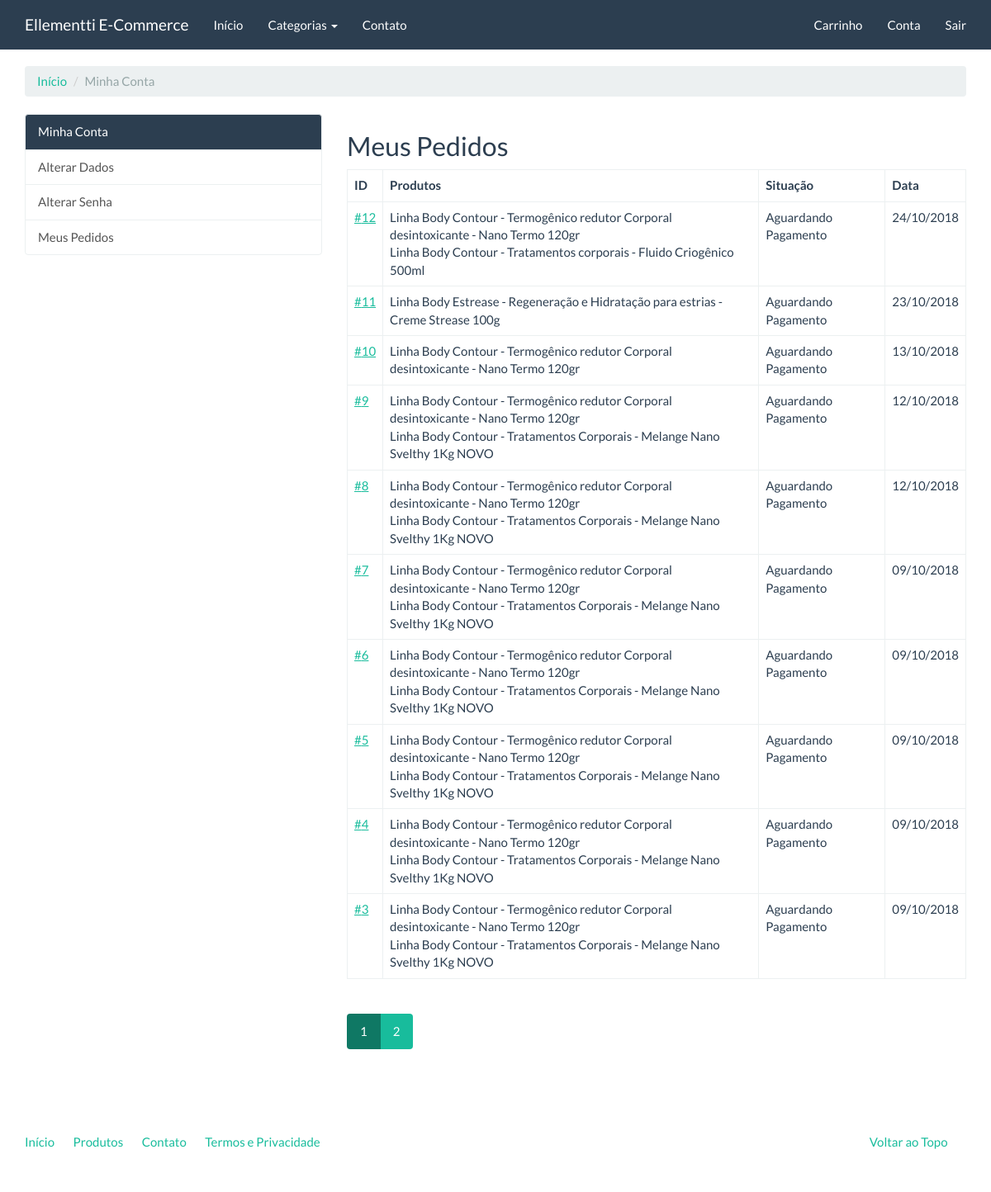
The app's page /compras/meus-pedidos/ (signed in), older data.
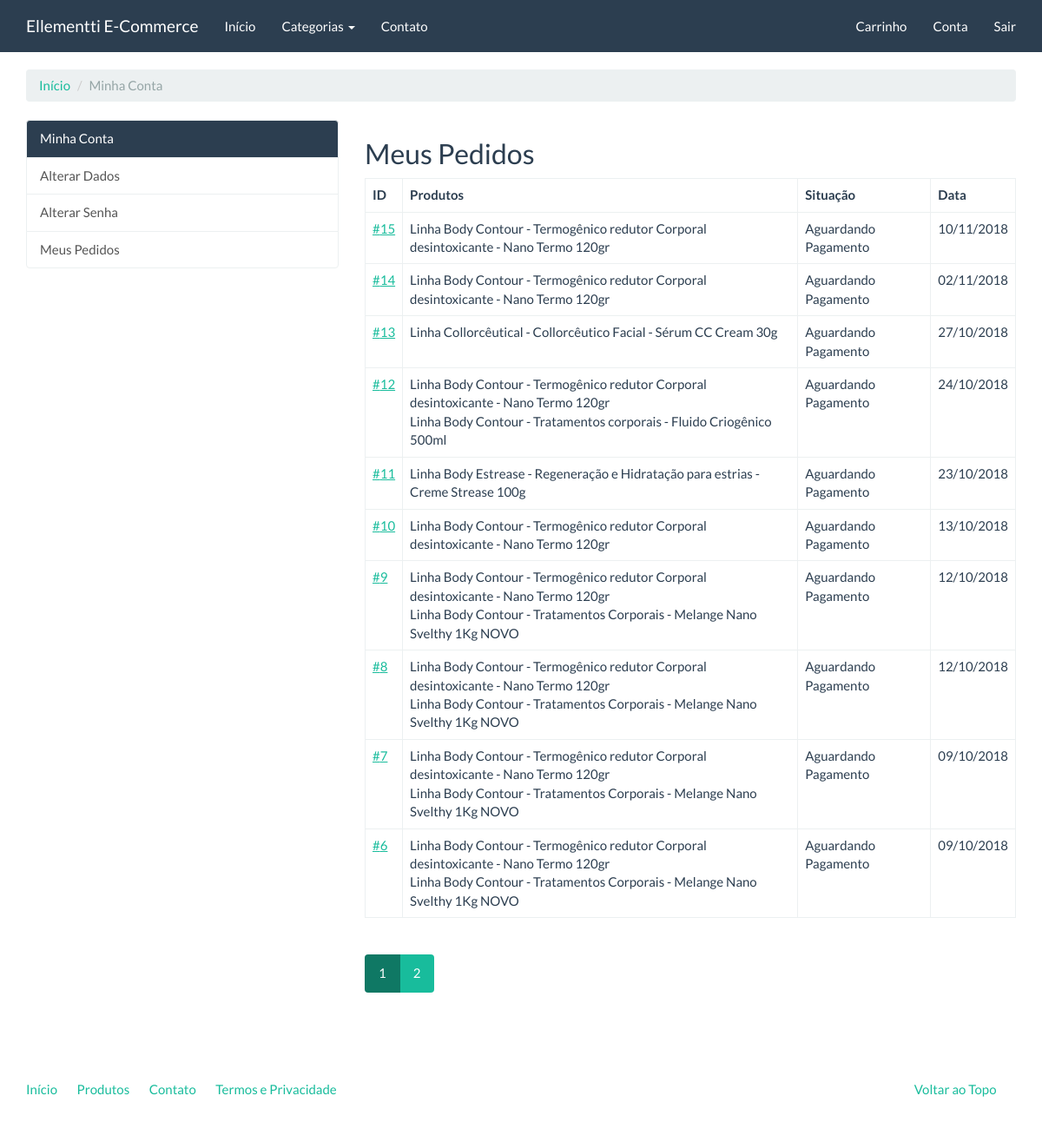
The same page, newer data.
### checkout/models.py (models this page shows, shortened)
class Order(models.Model):
    STATUS_CHOICES = (
        (0, 'Aguardando Pagamento'),
        (1, 'Concluída'),
        (2, 'Cancelada'),
    )
    PAYMENT_OPTION_CHOICES = (
        ('deposit', 'Depósito'),
        ('pagseguro', 'PagSeguro'),
        ('paypal', 'Paypal'),
    )
    user = models.ForeignKey(settings.AUTH_USER_MODEL, verbose_name='Usuário')
    status = models.IntegerField(
        'Situação', choices=STATUS_CHOICES, default=0, blank=True
    )
    payment_option = models.CharField(
        'Opção de Pagamento', choices=PAYMENT_OPTION_CHOICES, max_length=20,
        default='deposit'
    )
    created = models.DateTimeField('Criado em', auto_now_add=True)
    modified = models.DateTimeField('Modificado em', auto_now=True)
    objects = OrderManager()
    class Meta:
        verbose_name = 'Pedido'
        verbose_name_plural = 'Pedidos'
    def products(self):
        products_ids = self.items.values_list('product')
        return Product.objects.filter(pk__in=products_ids)
    def pagseguro(self):
        self.payment_option = 'pagseguro'
        self.save()
        pg = PagSeguro(
            email=settings.PAGSEGURO_EMAIL, token=settings.PAGSEGURO_TOKEN,
            config={'sandbox': settings.PAGSEGURO_SANDBOX}
        )
        pg.sender = {
            'email': self.user.email
        }
        pg.reference_prefix = ''
        pg.shipping = None
        pg.reference = self.pk
        for item in self.items.all():
            pg.items.append(
                {
                    'id': item.product.pk,
                    'description': item.product.name,
                    'quantity': item.quantity,
                    'amount': '%.2f' % item.price
                }
            )
        return pg
    def paypal(self):
        self.payment_option = 'paypal'
        self.save()
        paypal_dict = {
            'upload': '1',
            'business': settings.PAYPAL_EMAIL,
            'invoice': self.pk,
            'cmd': '_cart',
            'currency_code': 'BRL',
            'charset': 'utf-8',
        }
        index = 1
        for item in self.items.all():
            paypal_dict['amount_{}'.format(index)] = '%.2f' % item.price
            paypal_dict['item_name_{}'.format(index)] = item.product.name
            paypal_dict['quantity_{}'.format(index)] = item.quantity
            index = index + 1
        return paypal_dict

### catalog/models.py (models this page shows, shortened)
class Product(models.Model):
    name = models.CharField('Nome', max_length=100)
    slug = models.SlugField('Identificador', max_length=100)
    category = models.ForeignKey('catalog.Category', verbose_name='Categoria', on_delete=models.CASCADE)
    description = models.TextField('Descrição', blank=True)
    price = models.DecimalField('Preço', decimal_places=2, max_digits=8)
    created = models.DateTimeField('Criado em', auto_now_add=True)
    modified = models.DateTimeField('Modificado em', auto_now=True)
    class Meta:
        verbose_name = 'Produto'
        verbose_name_plural = 'Produtos'
        ordering = ['name']

### checkout/views.py (the view)
class OrderListView(LoginRequiredMixin, ListView):
    template_name = 'checkout/order_list.html'
    paginate_by = 10
    def get_queryset(self):
        return Order.objects.filter(user=self.request.user).order_by('-pk')

### catalog/context_processors.py (called while the page is built)
def categories(request):
    return {
        'categories': Category.objects.all()
    }

### catalog/models.py (called while the page is built)
    def __str__(self):
        return self.name

    def get_absolute_url(self):
        return reverse('catalog:category', kwargs={'slug': self.slug})

### core/templatetags/pagination.py (called while the page is built)
@register.inclusion_tag('pagination.html')
def pagination(request, paginator, page_obj):
    context = {}
    context['paginator'] = paginator
    context['request'] = request
    context['page_obj'] = page_obj
    getvars = request.GET.copy()
    if 'page' in getvars:
        del getvars['page']
    if len(getvars) > 0:
        context['getvars'] = '&{0}'.format(getvars.urlencode())
    else:
        context['getvars'] = ''
    return context

### checkout/templates/checkout/order_list.html (shortened to what this page needs)
{% extends "accounts/index.html" %}
{% load pagination %}
{% block accounts_container %}
<h2>Meus Pedidos</h2>
<table class="table table-bordered">
    <thead>
        <tr>
            <th>
                ID
            </th>
            <th>
                Produtos
            </th>
            <th>
                Situação
            </th>
            <th>
                Data
            </th>
        </tr>
    </thead>
    <tbody>
        {% for order in object_list %}
        <tr>
            <td>
                <a href="{% url 'checkout:order_detail' order.pk %}">#{{ order.pk }}</a>
            </td>
            <td>
                {% for product in order.products %}
                {{ product.name }}{% if not forloop.last %}<br />{% endif %}
                {% endfor %}
            </td>
            <td>
                {{ order.get_status_display }}
            </td>
            <td>
                {{ order.created|date:"d/m/Y" }}
            </td>
        </tr>
        {% endfor %}
    </tbody>
</table>
{% pagination request paginator page_obj %}
{% endblock %}

Row changes from the older to the newer data that the page shows:
no longer on this page (row unchanged): Order: pk "5", status "Aguardando Pagamento", created "09/10/2018", Product (name "Linha Body Contour - Termogênico redutor Corporal desintoxicante - Nano Termo 120gr"), Product (name "Linha Body Contour - Tratamentos Corporais - Melange Nano Svelthy 1Kg NOVO")
no longer on this page (row unchanged): Order: pk "4", status "Aguardando Pagamento", created "09/10/2018", Product (name "Linha Body Contour - Termogênico redutor Corporal desintoxicante - Nano Termo 120gr"), Product (name "Linha Body Contour - Tratamentos Corporais - Melange Nano Svelthy 1Kg NOVO")
no longer on this page (row unchanged): Order: pk "3", status "Aguardando Pagamento", created "09/10/2018", Product (name "Linha Body Contour - Termogênico redutor Corporal desintoxicante - Nano Termo 120gr"), Product (name "Linha Body Contour - Tratamentos Corporais - Melange Nano Svelthy 1Kg NOVO")
added Order: pk "15", status "Aguardando Pagamento", created "10/11/2018", Product (name "Linha Body Contour - Termogênico redutor Corporal desintoxicante - Nano Termo 120gr")
added Order: pk "14", status "Aguardando Pagamento", created "02/11/2018", Product (name "Linha Body Contour - Termogênico redutor Corporal desintoxicante - Nano Termo 120gr")
added Order: pk "13", status "Aguardando Pagamento", created "27/10/2018"
now on this page (row unchanged): Product: name "Linha Collorcêutical - Collorcêutico Facial - Sérum CC Cream 30g", shown under "13"
